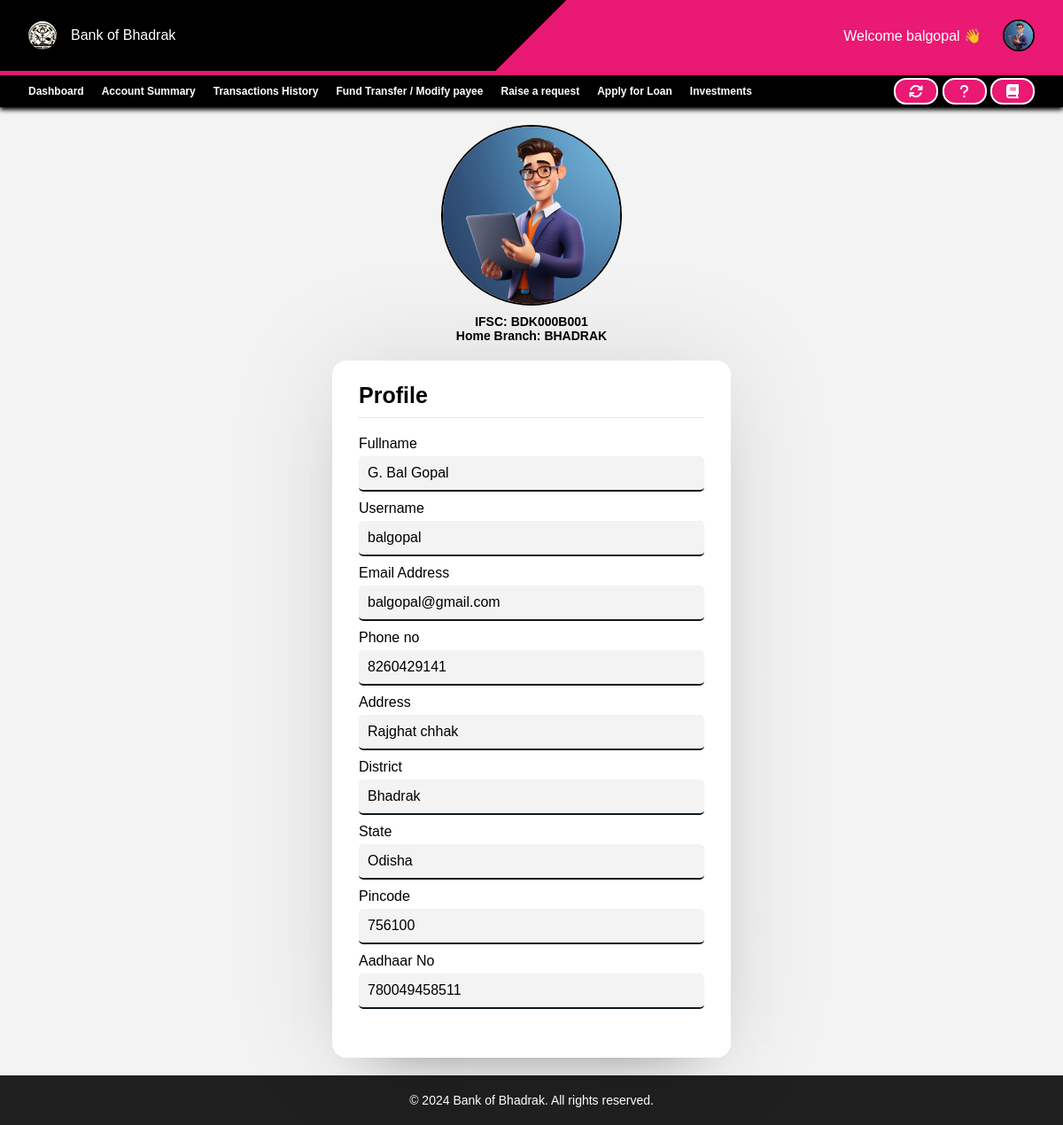
Page /components/customers/profile.php (signed in) on the committed database.
### tables this page shows
CREATE TABLE `customers` (
  `ID` int(11) NOT NULL,
  `CRN` bigint(20) NOT NULL,
  `AccountNo` bigint(20) NOT NULL,
  `FullName` varchar(100) NOT NULL,
  `UserName` varchar(100) NOT NULL,
  `Password` varchar(100) NOT NULL,
  `Balance` decimal(11,2) NOT NULL,
  `PhoneNo` bigint(20) NOT NULL,
  `Email` varchar(100) NOT NULL,
  `gender` varchar(10) NOT NULL,
  `Address` varchar(500) NOT NULL,
  `District` varchar(100) NOT NULL,
  `State` varchar(100) NOT NULL,
  `Pincode` int(11) NOT NULL,
  `AadhaarNo` bigint(20) NOT NULL,
  `IFSC` varchar(20) NOT NULL,
  `img` varchar(255) NOT NULL,
  `DateOfOpening` date NOT NULL,
  `lastInterestDate` date NOT NULL DEFAULT current_timestamp(),
  `LastLogin` varchar(50) NOT NULL,
  `Status` varchar(50) NOT NULL DEFAULT 'Pending'
);

CREATE TABLE `branch` (
  `ID` int(11) NOT NULL,
  `BranchName` varchar(100) NOT NULL,
  `BranchManager` varchar(100) NOT NULL,
  `Address` varchar(100) NOT NULL,
  `District` varchar(50) NOT NULL,
  `State` varchar(50) NOT NULL,
  `Pincode` bigint(20) NOT NULL,
  `IFSC` varchar(20) NOT NULL,
  `WorkingHours` varchar(100) NOT NULL DEFAULT '10:00 AM To 04:00 PM',
  `NonWorkingDays` varchar(1000) NOT NULL DEFAULT 'Sundays, Public Holidays, 2nd and 4th Saturday Of Every Month',
  `Classification` varchar(100) NOT NULL,
  `Phone` bigint(15) NOT NULL,
  `Email` varchar(100) NOT NULL
);

### components/customers/profile.php (the view, shortened to what this page needs)
<html lang="en">
<head>
    <link rel="stylesheet" href="https://cdnjs.cloudflare.com/ajax/libs/font-awesome/6.5.1/css/all.min.css" />
    <link rel="stylesheet" href="style.css">
    <?php
    require $_SERVER['DOCUMENT_ROOT'] ."/assets/php/config.php";
    $email = $_SESSION['email'];
    $sql = mysqli_query($conn, "SELECT * FROM customers WHERE email='$email';");
    $row = mysqli_fetch_assoc($sql);
    $ifsc = $row['IFSC'];
    $branchName = mysqli_fetch_assoc(mysqli_query($conn, "SELECT * FROM branch WHERE IFSC='$ifsc'"))['BranchName'];
    ?>
</head>
<body>
    <nav class="navbar">
        <div class="profile-nav">
            <div class="logo">
                <div>
                    <img src="/images/logo.jpg" alt="">
                </div>
                <p>Bank of Bhadrak</p>
            </div>
            <div class="profile">
                <div>
                    Welcome <?php echo $row['UserName']; ?> 👋
                </div>
                <div class="dropdown">
                    <img src="/images/<?php echo $row['img']; ?>" class="users" alt="">
                </div>
            </div>
        </div>
    </nav>
    <div class="bottom-nav">
        <div class="s1">
            <ul>
                <li><a href="customer_dashboard.php">Dashboard</a></li>
                <li><a href="account_summary.php">Account Summary</a></li>
                <li><a href="transaction_history.php">Transactions History</a></li>
                <li><a href="fund_transfer.php">Fund Transfer / Modify payee</a></li>
                <li><a href="raise_request.php">Raise a request</a></li>
                <li><a href="applyLoan.php">Apply for Loan</a></li>
                <li><a href="fd.php">Investments</a></li>
            </ul>
        </div>
        <div>
            <div class="tooltip">
                <a href=""> <button>
                        <i class="fa-solid fa-arrows-rotate"></i>
                    </button>
                </a>
            </div>
            <div class="tooltip">
                <a href="notifications.php">
                    <button>
                        <i class="fa-solid fa-question"></i>
                    </button>
                </a>
            </div>
            <div class="tooltip">
                <a href="/components/extra/faqs.php">
                    <button>
                        <i class="fa-solid fa-book"></i>
                    </button>
                </a>
            </div>
        </div>
    </div>
    <main class="profile-main">
        <div class="pic">
            <img src="/images/<?php echo $row['img']; ?>" class="profile-pic" alt="">
            <div style="    display: flex;
    flex-direction: column;
    justify-content: center;
    align-items: center;
    font-size:14px;">
                <h4>IFSC: <?php echo $row['IFSC']; ?></h4>
                <h4>Home Branch: <?php echo $branchName; ?></h4>
            </div>
        </div>
        <div class="wrapper">
            <section class="form signup">
                <header>Profile</header>
                <form action="profile.php" method="POST" enctype="multipart/form-data" autocomplete="off">
                    <div class="field input">
                        <label>Fullname</label>
                        <input type="text" name="fname" placeholder="<?php echo $row['FullName'] ?>" value="<?php echo $row['FullName'] ?>" required>
                    </div>
                    <div class="field input">
                        <label>Username</label>
                        <input type="text" name="uname" placeholder="<?php echo $row['UserName'] ?>" value="<?php echo $row['UserName'] ?>" required>
                    </div>
                    <div class="field input">
                        <label>Email Address</label>
                        <input type="text" name="email" placeholder="<?php echo $row['Email'] ?>" value="<?php echo $row['Email'] ?>" required>
                    </div>
                    <div class="field input">
                        <label>Phone no</label>
                        <input type="text" name="phoneno" placeholder="<?php echo $row['PhoneNo'] ?>" value="<?php echo $row['PhoneNo'] ?>" required>
                    </div>
                    <div class="field input">
                        <label>Address</label>
                        <input type="text" name="address" placeholder="<?php echo $row['Address'] ?>" value="<?php echo $row['Address'] ?>" required>
                    </div>
                    <div class="field input">
                        <label>District</label>
                        <input type="text" name="district" placeholder="<?php echo $row['District'] ?>" value="<?php echo $row['District'] ?>" required>
                    </div>
                    <div class="field input">
                        <label>State</label>
                        <input type="text" name="state" placeholder="<?php echo $row['State'] ?>" value="<?php echo $row['State'] ?>" required>
                    </div>
                    <div class="field input">
                        <label>Pincode</label>
                        <input type="text" name="pincode" placeholder="<?php echo $row['Pincode'] ?>" value="<?php echo $row['Pincode'] ?>" required>
                    </div>
                    <div class="field input">
                        <label>Aadhaar No</label>
                        <input type="text" name="aadhaar" placeholder="<?php echo $row['AadhaarNo'] ?>" value="<?php echo $row['AadhaarNo'] ?>" required>
                    </div>
                </form>
            </section>
        </div>
    </main>
    <footer>
        <p>&copy; 2024 Bank of Bhadrak. All rights reserved.
        </p>
    </footer>
</body>
</html>

### components/customers/style.css (style rules this page uses)
* { margin: 0; padding: 0; font-family: "Poppins", sans-serif; }
.navbar .profile-nav { height: 10%; background: linear-gradient(135deg, black 50%, #ea1973 30%); color: white; display: flex; justify-content: space-between; align-items: center; padding-left: 32px; padding-right: 32px; border-bottom: 5px solid #ea1973; }
.navbar .profile-nav img { height: 32px; border-radius: 50%; }
.navbar .profile-nav .logo { display: flex; justify-content: center; align-items: center; gap: 16px; }
.bottom-nav { top: 0; position: sticky; z-index: 1; box-shadow: 0 3px 5px black; color: black; height: 36px; background: black; display: flex; justify-content: space-between; align-items: center; padding-left: 32px; padding-right: 32px; }
.bottom-nav a { text-decoration: none; font-weight: 600; color: white; font-size: 12px; }
.bottom-nav ul { display: flex; gap: 20px; }
.bottom-nav ul li { list-style-type: none; }
.bottom-nav .s1 ul li { position: relative; height: 20px; display: flex; align-items: center; }
.bottom-nav .s1 ul li a::after { content: ""; position: absolute; width: 100%; height: 2px; left: 0; bottom: 0; background-color: transparent; transform: scaleX(0); transition: transform 0.3s ease, background-color 0.3s ease; }
.tooltip { position: relative; display: inline-block; }
.navbar .profile-nav .users { width: 32px; height: 32px; cursor: pointer; background-color: white; border: 2px solid black; box-shadow: 2px white; }
.navbar .profile-nav .profile { display: flex; align-items: center; gap: 24px; }
.dropdown { position: relative; display: inline-block; }
main { background-color: #f3f3f3; margin: 0 0 0 0; color: black; padding: 30px 30px 0 30px; }
footer { bottom: 0; background-color: rgb(33, 32, 32); padding: 20px; text-align: center; color: white; }
footer p { margin: 0; font-size: 14px; color: white; }
.profile-main { display: flex; flex-direction: column; justify-content: space-around; align-items: center; gap: 20px; padding: 20px 0 20px 0; }
.profile-main .profile-pic { width: 200px; aspect-ratio: 1/1; background-color: white; border-radius: 50%; border: 2px solid black; }
.profile-main .pic { display: flex; flex-direction: column; align-items: center; gap: 10px; font-size: 24px; font-weight: 600; }
.wrapper { background: #fff; max-width: 450px; width: 100%; border-radius: 16px; box-shadow: 0 0 128px 0 rgba(0, 0, 0, 0.1), 0 32px 64px -48px rgba(0, 0, 0, 0.5); }
.form { padding: 25px 30px; }
.form header { font-size: 25px; font-weight: 600; padding-bottom: 10px; border-bottom: 1px solid #e6e6e6; }
.form form { margin: 20px 0; }
.form form .field { display: flex; margin-bottom: 10px; flex-direction: column; position: relative; }
.form form .field label { margin-bottom: 5px; }
.form form .input input { height: 40px; width: 100%; font-size: 16px; padding: 0 10px; border-radius: 5px; border:none; background-color: #f3f3f3; border-bottom: 2px solid #101820; }
.form form .field input { outline: none; }

### rows in the picture
customers: UserName "balgopal", img (picture), IFSC "BDK000B001", IFSC.BranchName "BHADRAK", fname "G. Bal Gopal", uname "balgopal", email "balgopal@gmail.com", phoneno "8260429141", address "Rajghat chhak", district "Bhadrak", state "Odisha", pincode "756100", aadhaar "780049458511"
